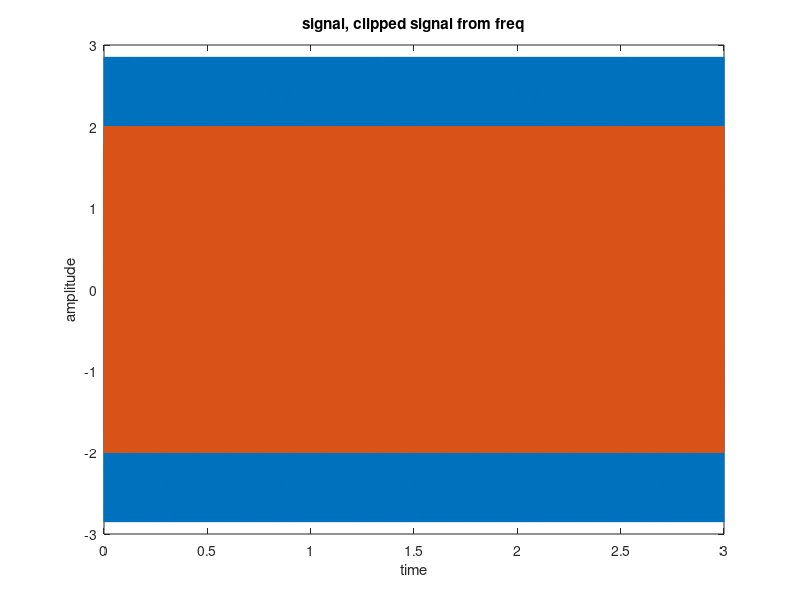
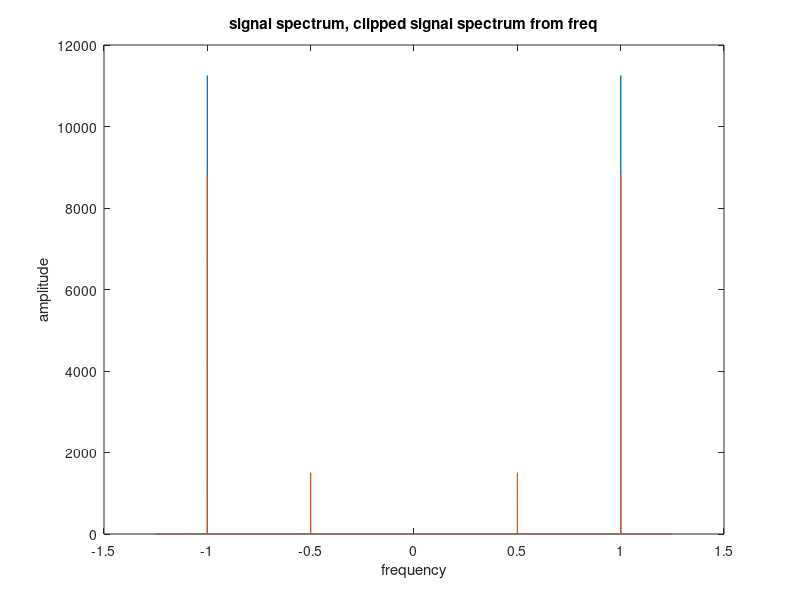

The MATLAB script that drew these images, in order: (Note: this script raises an error after producing the figures.)
clear; clc; close all;

amp = 3;
freq = 1000;
fs = 2500;
dt = 1/fs;
t = 0:dt:3-dt;
signal = amp * sin(2*pi*freq*t);

N = fs * 3;
signal_spec = fft(signal,N);

signal_write = signal / (max(abs(signal)));     %had to normalise signal cause it is too wide
audiowrite('sinusoida.wav', signal_write, fs);

clipping_amp = 2;
singal_clipped = signal .* (signal <= clipping_amp & signal >= -clipping_amp) + clipping_amp .* (signal > clipping_amp) + (-clipping_amp) * (signal < -clipping_amp);

singal_clipped_spec = fft(singal_clipped);

axis = linspace(-fs/2, fs/2, N);

figure;
plot(t, signal, t, singal_clipped);
xlabel('time'); ylabel('amplitude'); title('signal, clipped signal from freq');

figure;
plot(axis/1000, fftshift(abs(signal_spec)), axis/1000, fftshift(abs(singal_clipped_spec)));
xlabel('frequency'); ylabel('amplitude'); title('signal spectrum, clipped signal spectrum from freq');

fprintf("As can be seen from the graphs, after the clipping effect the fundamental harmonic became slightly " + ...
        "less, but a few small ones appeared.")